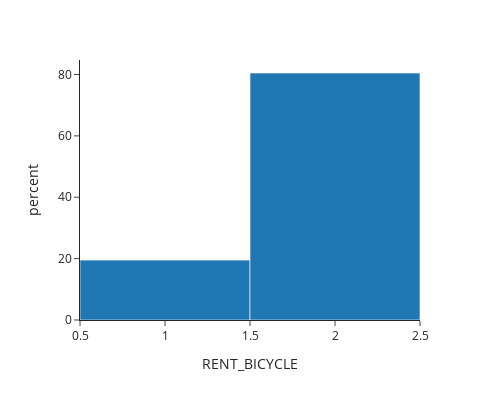

Notebook code for this chart:
### Markdown cell above
If the egress distance is between 1 to 3 km, then 80.5% are willing to use the bicycle for egress only.

### Code cell
df2=df.loc[(df['EGRESS_DIS_BIN'] ==2)]
df2=df2.loc[(df2['RENT_BICYCLE']==1) | (df2['RENT_BICYCLE']==2)]
print(df2.shape)
px.histogram(data_frame=df2,x='RENT_BICYCLE',histnorm='percent',width=500, height=400, template="simple_white",category_orders={"RENT_BICYCLE":["Access only","Egress only"]})

### Figure 1 — Plotly figure (JSON) as saved in the notebook; plotly's stock layout.template omitted (floating-point values rounded to 4 significant figures)
{"data": [{"alignmentgroup": "True", "bingroup": "x", "histnorm": "percent", "hovertemplate": "RENT_BICYCLE=%{x}<br>percent=%{y}<extra></extra>", "legendgroup": "", "marker": {"color": "#1F77B4", "pattern": {"shape": ""}}, "name": "", "offsetgroup": "", "orientation": "v", "showlegend": false, "type": "histogram", "x": [2, 1, 2, 2, 2, 2, 2, 2, 2, 2, 2, 2, 2, 2, 1, 2, 2, 1, 2, 2, 2, 1, 2, 2, 2, 2, 2, 1, 2, 2, 2, 2, 2, 2, 2, 1, 2, 2, 2, 1, 1, 2, 2, 2, 2, 2, 2, 2, 1, 2, 2, 1, 2, 2, 1, 1, 1, 2, 2, 2, 2, 2, 2, 1, 1, 1, 2, 2, 1, 1, 1, 2, 2, 2, 2, 2, 2, 1, 2, 2, 2, 2, 2, 2, 2, 2, 2, 2, 2, 2, 2, 2, 2, 2, 2, 1, 2, 2, 2, 2, 2, 2, 2, 1, 1, 2, 2, 2, 2, 2, 2, 2, 2, 2, 2, 2, 2, 2, 2, 1, 2, 2, 2], "xaxis": "x", "yaxis": "y"}], "layout": {"barmode": "relative", "height": 400, "legend": {"tracegroupgap": 0}, "margin": {"t": 60}, "width": 500, "xaxis": {"anchor": "y", "categoryarray": ["Access only", "Egress only"], "categoryorder": "array", "domain": [0, 1], "title": {"text": "RENT_BICYCLE"}}, "yaxis": {"anchor": "x", "domain": [0, 1], "title": {"text": "percent"}}}}
